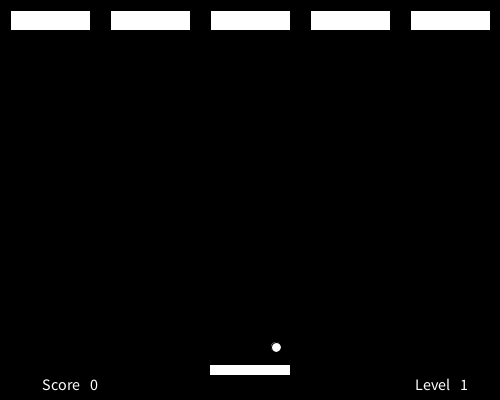
Frame 1 (no input)
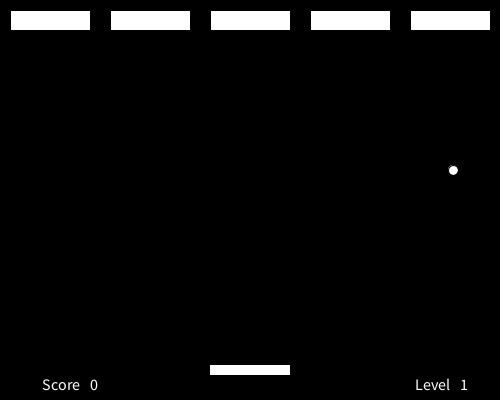
Frame 60 (the mouse pressed at the canvas centre just before this capture)
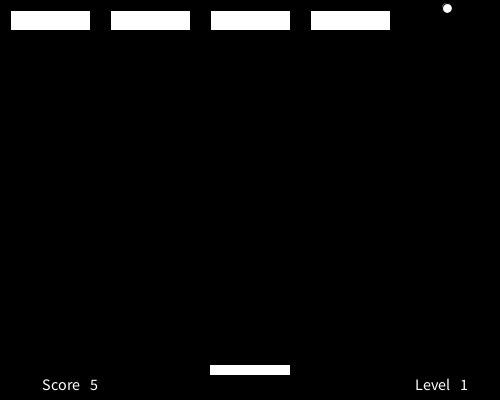
Frame 120 (the mouse held since frame 60 and released just before this capture)

The Processing sketch that drew these frames (run headless with seeded random() and noise(); from frame 60 on, the mouse is pressed at the canvas centre):

// Processing sketch: Simple_Breakout
// ── Simple_Breakout.pde
// We will have 20 blocks. blocks[i]==1 means it still exists
int[] blocks = new int[20];
// Variables to keep track of position and speed of ball
int x = 250 + int(random(-80,80));
int y = 350;
int x_speed = 3;
int y_speed = -3;
// Variables to keep track of paddle
int x_paddle = 250, y_paddle = 370;
int paddle_width_half = 40;
// keep score 
int score = 0;
int level = 1;
int wait = 0;

// Run once at start
void setup() {
  int i;
  // 500 pixels wide, 400 pixel height
  // This call will set system variables (width, height)
  size(500, 400);
  rectMode(CENTER);
  // All blocks exist
  for (i=0; i<5; i++) {
    blocks[i] = 1;
  }
}

// Called every re-draw, defaul 30 times per second
void draw() {
  int i, x_tmp, y_tmp;
  int blocks_gone;

  // Update ball position by adding speed
  x = x + x_speed;
  y = y + y_speed;
  if (x>width || x<0)  
    x_speed = -x_speed;
  if (y<0)
    y_speed = -y_speed;

  // Check if keys are pressed
  if (keyPressed) {
    if (keyCode == RIGHT || key == 'd') {
      // Move paddle right
      x_paddle = x_paddle + 8;
    } else if (keyCode == LEFT || key == 'a') {
      // Move paddle left
      x_paddle = x_paddle - 8;
    } else if (key == ' ') {
      // Restart
      x = 250 + int(random(-80,80));
      y = 350;
      x_speed = 3;
      y_speed = -3;
      x_paddle = 250;
      score = 0;
      level = 1;
      // All blocks exist
      for (i=0; i<20; i++) {
        blocks[i] = 1;
      }
    }
  }

  // Check if ball collides with paddle
  if ((x_paddle-paddle_width_half)<x && (x_paddle+paddle_width_half)>x && 
    (y_paddle-10)<y && (y_paddle)>y) {
    // ball is hitting paddle rectangle, reverse y_speed
    y_speed = -y_speed;
    score = score + 1;
  }

  // Clear screen to black
  background(0);
  // Set fill color to white
  fill(255);
  // Display score
  textSize(16);
  textAlign(RIGHT);
  text("Score", 80, 390);
  textAlign(LEFT);
  text(score, 90, 390);
  // Display level
  textAlign(RIGHT);
  text("Level", 450, 390);
  textAlign(LEFT);
  text(level, 460, 390);

  // Draw a circle at position x,y, 10 pixels large
  ellipse(x, y, 10, 10);
  // draw paddle
  rect(x_paddle, y_paddle, paddle_width_half*2+1, 11);
  if (y>height) {
    textSize(40);
    textAlign(CENTER);
    text("Game over", 250, 250);
  }

  blocks_gone = 1;
  // Loop through all the potential blocks
  for (i=0; i<20; i++) {
    // Calculate the x,y position of upper right corner
    x_tmp = i%5*100+10; // %5 is modulus - will result 0-4 always 
    y_tmp = 40*(i/5)+10; 
    // Check if we we have a block (blocks[x] is 1)
    if (blocks[i]==1) { 
      // Draw the block
      rect(x_tmp+40, y_tmp+10, 80, 20);
      // Since we drew a block, all are not gone
      blocks_gone = 0;
    }
    // Check if ball is over the block, if so, remove it (blocks[i]=0) 
    // first check bounce on top/bottom
    if (x>(x_tmp+4) && x<(x_tmp+76) &&
      y>y_tmp && y<(y_tmp+20) && blocks[i]==1) { 
      blocks[i]=0;
      y_speed = -y_speed;
      score = score + 5;
    }
    // first check bounce on sides
    if (((x>(x_tmp-5) && x<x_tmp) || (x>(x_tmp+80) && x<(x_tmp+85))) &&
      y>y_tmp && y<(y_tmp+20) && blocks[i]==1) { 
      blocks[i]=0;
      x_speed = -x_speed;
      score = score + 5;
    }
    // first check bounce on sides
    if (((x>(x_tmp-1) && x<(x_tmp+5)) || (x>(x_tmp+75) && x<(x_tmp+81))) &&
      y>y_tmp && y<(y_tmp+20) && blocks[i]==1) { 
      blocks[i]=0;
      x_speed = -x_speed;
      y_speed = -y_speed;
      score = score + 5;
    }
  }
  if (blocks_gone==1 && wait<200) {
    textSize(40);
    textAlign(CENTER);
    text("Level cleared...", 250, 210);
    text("Preparing next level", 250, 290);
    x = 250;
    y = 350;
    x_speed = 0;
    y_speed = 0;
    wait++;
    if (wait==200) {
      wait = 0;
      x = 250 + int(random(-80,80));;
      y = 350;
      x_speed = 3+level;
      y_speed = -3-level;
      x_paddle = 250;
      level++;
      // All blocks exist
      for (i=0; i<20; i++) {
        blocks[i] = 1;
      }
    }
  }
}
